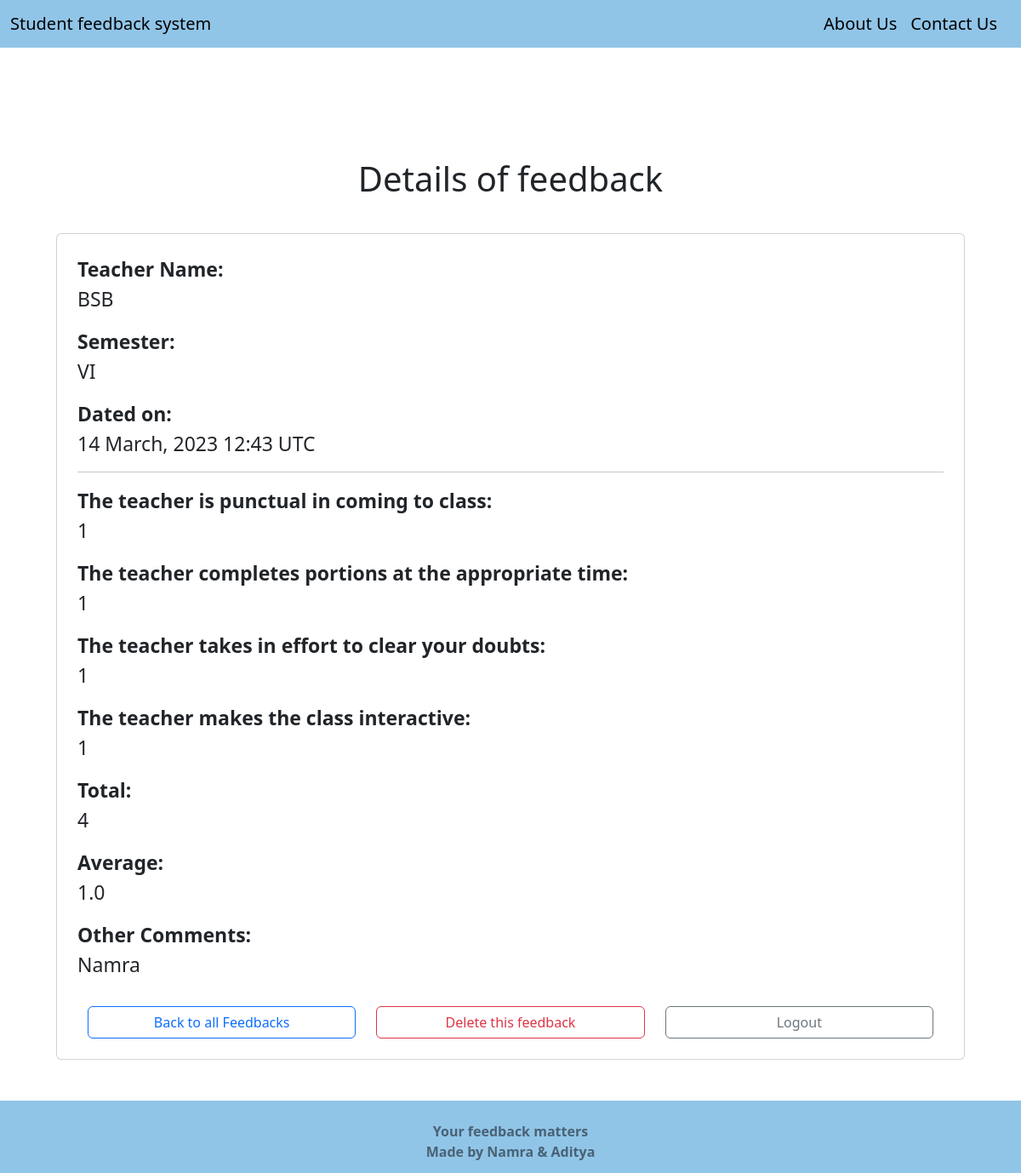
Screenshot of /review/feedback/10/ (signed in) with the database file from the repository.
### Feedback/models.py (models this page shows, shortened)
class FeedbackData(models.Model):
    CHOICES = (
            (1,'Unsatisfactory'),
            (2,'Satisfactory'),
            (3,'Good'),
            (4,'Very Good'),
            (5,'Outstanding')
            )
    date_submitted = models.DateTimeField(auto_now=True)
    teacher_name = models.ForeignKey(Faculty, verbose_name='Name of Teacher',
                                     on_delete=models.CASCADE)
    semester = models.ForeignKey(Semester, verbose_name='Semester',
                                  on_delete=models.SET_NULL, blank=True, null=True)
    punctuality = models.PositiveSmallIntegerField(verbose_name='The teacher is punctual in coming to class',
                                   default = None, blank=False, null=False,
                                   choices=CHOICES)
    portion = models.PositiveSmallIntegerField(verbose_name='The teacher completes portions at the appropriate time',
                               default = None, blank=False, null=False,
                               choices=CHOICES)
    doubt = models.PositiveSmallIntegerField(verbose_name='The teacher takes in effort to clear your doubts',
                             default = None, blank=False, null=False,
                             choices=CHOICES)
    interactive = models.PositiveSmallIntegerField(verbose_name='The teacher makes the class interactive',
                                   default = None, blank=False, null=False,
                                   choices=CHOICES)
    total = models.PositiveIntegerField()
    average = models.FloatField()
    comments = models.TextField(verbose_name='Any other feedback (your comments)',
                                blank=True)
    class Meta:
        verbose_name = 'Feedback Data'
        verbose_name_plural = 'Feedback Data'
    def __init__(self, *args, **kwargs):
        super(FeedbackData, self).__init__(*args, **kwargs)
        if 'teacher_name' in kwargs:
            self.fields['semester'].queryset = Semester.objects.filter(
                faculty=kwargs['teacher_name']
            )

### Review/models.py (models this page shows, shortened)
class Faculty(models.Model):
    BATCH = (
        ('A','A'),
        ('B','B'),
    )
    name=models.CharField(max_length=100)
    gmail=models.CharField(max_length=100)
    password=models.CharField(max_length=100)
    semester = models.ManyToManyField(Semester)
    subject=models.ManyToManyField(Subject)
    batch=models.CharField(verbose_name='batches',max_length=5,choices=BATCH)
    class Meta:
        verbose_name = 'Faculty'
        verbose_name_plural = 'Faculties'
    def __str__(self):
        return self.name

class Semester(models.Model):
    name=models.CharField(max_length=5)
    def __str__(self):
        return self.name

### Review/views.py (the view)
# urls.py: path('feedback/<int:pk>/', FeedbackDetailView.as_view(), name='FeedbackDetailView'),
class FeedbackDetailView(LoginRequiredMixin, DetailView):
    model = FeedbackData
    template_name = 'Review/detail_feedback.html'
    context_object_name = 'feedback'

### Review/templates/Review/detail_feedback.html
{% extends 'Home/index.html' %}
{% block content %}
    <div class="container">
        <h1 class="text-center py-3">Details of feedback</h1>
        <div class="card p-4 m-4">
            <p style="font-size: 23px;"><strong>Teacher Name:</strong><br>{{ feedback.teacher_name }}</p>
            <p style="font-size: 23px;"><strong>Semester:</strong><br>{{ feedback.semester }}</p>
            <p style="font-size: 23px;"><strong>Dated on:</strong><br>{{ feedback.date_submitted|date:'d F, Y H:i e' }}</p>
            <hr class="p-0 m-0 mb-3">
            <p style="font-size: 23px;"><strong>The teacher is punctual in coming to class:</strong><br>{{ feedback.punctuality }}</p>
            <p style="font-size: 23px;"><strong>The teacher completes portions at the appropriate time:</strong><br>{{ feedback.portion }}</p>
            <p style="font-size: 23px;"><strong>The teacher takes in effort to clear your doubts:</strong><br>{{ feedback.doubt }}</p>
            <p style="font-size: 23px;"><strong>The teacher makes the class interactive:</strong><br>{{ feedback.interactive }}</p>
            <p style="font-size: 23px;"><strong>Total:</strong><br>{{ feedback.total }}</p>
            <p style="font-size: 23px;"><strong>Average:</strong><br>{{ feedback.average }}</p>
            <p style="font-size: 23px;"><strong>Other Comments:</strong><br>{{ feedback.comments }}</p>
            <div class="row pt-3">
                <a class="btn btn-outline-primary ml-4 mr-4 col" role="button" href="{% url 'ListFeedbackView' %}">Back to all Feedbacks</a>
                <a class="btn btn-outline-danger mr-4 col" role="button" href="{% url 'DeleteFeedbackView' feedback.id %}">Delete this feedback</a>
                <a class="btn btn-outline-secondary mr-4 col" role="button" href="{% url 'LogoutView' %}">Logout</a>
            </div>
        </div>
    </div>
{% endblock content %}

### Home/static/Home/style.css (style rules this page uses)
body { height: 100%; background-size: 100% 100%; }
html { height: 100%; }
a { border: none; color: black; text-align: center; transition: 0.3s; }
p { font-size: large; }

### rows the page displays
FeedbackData: teacher_name "BSB", semester "VI", date_submitted "14 March, 2023 12:43 UTC", punctuality "1", portion "1", doubt "1", interactive "1", total "4", average "1.0", comments "Namra"
